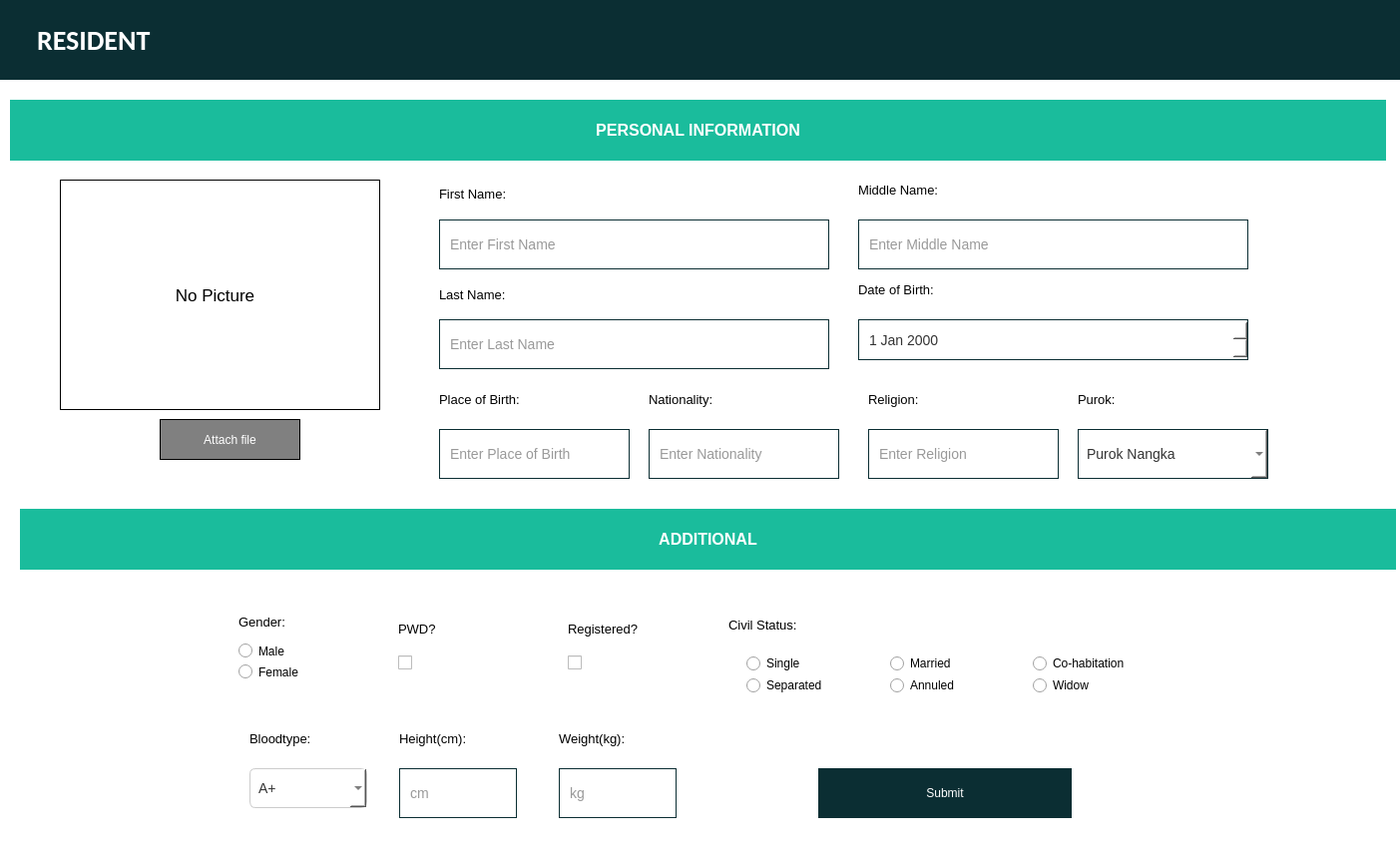
<?xml version="1.0" encoding="UTF-8"?>
<ui version="4.0">
 <class>ProfilingWidget</class>
 <widget class="QWidget" name="ProfilingWidget">
  <property name="geometry">
   <rect>
    <x>0</x>
    <y>0</y>
    <width>1403</width>
    <height>860</height>
   </rect>
  </property>
  <property name="windowTitle">
   <string>Form</string>
  </property>
  <property name="styleSheet">
   <string notr="true">border: none;</string>
  </property>
  <layout class="QVBoxLayout" name="verticalLayout">
   <property name="spacing">
    <number>0</number>
   </property>
   <property name="leftMargin">
    <number>0</number>
   </property>
   <property name="topMargin">
    <number>0</number>
   </property>
   <property name="rightMargin">
    <number>0</number>
   </property>
   <property name="bottomMargin">
    <number>0</number>
   </property>
   <item>
    <widget class="QFrame" name="frame">
     <property name="maximumSize">
      <size>
       <width>16777215</width>
       <height>80</height>
      </size>
     </property>
     <property name="font">
      <font>
       <pointsize>12</pointsize>
      </font>
     </property>
     <property name="styleSheet">
      <string notr="true">background-color: #0B2E33;

</string>
     </property>
     <property name="frameShape">
      <enum>QFrame::StyledPanel</enum>
     </property>
     <property name="frameShadow">
      <enum>QFrame::Raised</enum>
     </property>
     <layout class="QVBoxLayout" name="verticalLayout_2">
      <property name="leftMargin">
       <number>37</number>
      </property>
      <item>
       <widget class="QLabel" name="label">
        <property name="font">
         <font>
          <family>Calibri</family>
          <pointsize>21</pointsize>
          <weight>75</weight>
          <bold>true</bold>
         </font>
        </property>
        <property name="styleSheet">
         <string notr="true">color: white;</string>
        </property>
        <property name="text">
         <string>RESIDENT</string>
        </property>
       </widget>
      </item>
     </layout>
    </widget>
   </item>
   <item>
    <widget class="QFrame" name="frame_2">
     <property name="font">
      <font>
       <pointsize>14</pointsize>
      </font>
     </property>
     <property name="styleSheet">
      <string notr="true">QFrame {

background-color: white;

}</string>
     </property>
     <property name="frameShape">
      <enum>QFrame::StyledPanel</enum>
     </property>
     <property name="frameShadow">
      <enum>QFrame::Raised</enum>
     </property>
     <widget class="QFrame" name="frame_6">
      <property name="geometry">
       <rect>
        <x>10</x>
        <y>20</y>
        <width>1379</width>
        <height>61</height>
       </rect>
      </property>
      <property name="minimumSize">
       <size>
        <width>0</width>
        <height>61</height>
       </size>
      </property>
      <property name="maximumSize">
       <size>
        <width>16777215</width>
        <height>80</height>
       </size>
      </property>
      <property name="styleSheet">
       <string notr="true">background-color: #1ABC9C	;</string>
      </property>
      <property name="frameShape">
       <enum>QFrame::StyledPanel</enum>
      </property>
      <property name="frameShadow">
       <enum>QFrame::Raised</enum>
      </property>
      <layout class="QVBoxLayout" name="verticalLayout_4">
       <item>
        <widget class="QLabel" name="label_7">
         <property name="font">
          <font>
           <pointsize>12</pointsize>
           <weight>75</weight>
           <bold>true</bold>
          </font>
         </property>
         <property name="styleSheet">
          <string notr="true">border:none; color: white;</string>
         </property>
         <property name="text">
          <string>PERSONAL INFORMATION</string>
         </property>
         <property name="alignment">
          <set>Qt::AlignCenter</set>
         </property>
        </widget>
       </item>
      </layout>
     </widget>
     <widget class="QPushButton" name="pic_button">
      <property name="geometry">
       <rect>
        <x>160</x>
        <y>340</y>
        <width>141</width>
        <height>41</height>
       </rect>
      </property>
      <property name="maximumSize">
       <size>
        <width>16777215</width>
        <height>50</height>
       </size>
      </property>
      <property name="styleSheet">
       <string notr="true">background-color: gray;
color: white;
border: 1px solid black;
</string>
      </property>
      <property name="text">
       <string>Attach file</string>
      </property>
     </widget>
     <widget class="QFrame" name="frame_3">
      <property name="geometry">
       <rect>
        <x>60</x>
        <y>100</y>
        <width>321</width>
        <height>231</height>
       </rect>
      </property>
      <property name="styleSheet">
       <string notr="true">border: 1px solid black;</string>
      </property>
      <property name="frameShape">
       <enum>QFrame::StyledPanel</enum>
      </property>
      <property name="frameShadow">
       <enum>QFrame::Raised</enum>
      </property>
      <widget class="QLabel" name="pic_label">
       <property name="geometry">
        <rect>
         <x>10</x>
         <y>10</y>
         <width>291</width>
         <height>211</height>
        </rect>
       </property>
       <property name="font">
        <font>
         <pointsize>13</pointsize>
        </font>
       </property>
       <property name="styleSheet">
        <string notr="true">border: 1px solid white;</string>
       </property>
       <property name="text">
        <string>No Picture</string>
       </property>
       <property name="alignment">
        <set>Qt::AlignCenter</set>
       </property>
      </widget>
     </widget>
     <widget class="QLineEdit" name="line_lastname">
      <property name="geometry">
       <rect>
        <x>440</x>
        <y>240</y>
        <width>391</width>
        <height>50</height>
       </rect>
      </property>
      <property name="minimumSize">
       <size>
        <width>0</width>
        <height>50</height>
       </size>
      </property>
      <property name="styleSheet">
       <string notr="true">/* Base QLineEdit styling */
QLineEdit {
    background-color: #fff;            /* white background */
    border: 1px solid #0B2E33;            /* light gray border *             /* rounded corners */
    padding: 6px 8px;                  /* vertical/horizontal padding */
    font-size: 14px;                   /* sensible text size */
    color: #333;                       /* dark text */
}

/* Hover state: slightly darker border */
QLineEdit:hover {
    border: 1px solid #82D37B;         /* green accent on hover */
}

/* Focus state: green glow and stronger border */
QLineEdit:focus {
    border: 1px solid #82D37B;         /* green accent */
    outline: none;                     /* remove default focus ring */
    /* outer glow approximation */
    qproperty-frame: false;
}

/* Disabled state: muted look */
QLineEdit:disabled {
    background-color: #f5f5f5;
    border: 1px solid #e0e0e0;
    color: #999;
}

/* Placeholder text styling */
QLineEdit::placeholder {
    color: #999;
    font-style: italic;
}
</string>
      </property>
      <property name="placeholderText">
       <string>Enter Last Name</string>
      </property>
     </widget>
     <widget class="QLabel" name="label_2">
      <property name="geometry">
       <rect>
        <x>440</x>
        <y>90</y>
        <width>158</width>
        <height>49</height>
       </rect>
      </property>
      <property name="font">
       <font>
        <pointsize>10</pointsize>
       </font>
      </property>
      <property name="text">
       <string>First Name:</string>
      </property>
     </widget>
     <widget class="QLineEdit" name="line_firstname">
      <property name="geometry">
       <rect>
        <x>440</x>
        <y>140</y>
        <width>391</width>
        <height>50</height>
       </rect>
      </property>
      <property name="minimumSize">
       <size>
        <width>0</width>
        <height>50</height>
       </size>
      </property>
      <property name="maximumSize">
       <size>
        <width>16777215</width>
        <height>50</height>
       </size>
      </property>
      <property name="styleSheet">
       <string notr="true">/* Base QLineEdit styling */
QLineEdit {
    background-color: #fff;            /* white background */
    border: 1px solid #0B2E33;            /* light gray border *             /* rounded corners */
    padding: 6px 8px;                  /* vertical/horizontal padding */
    font-size: 14px;                   /* sensible text size */
    color: #333;                       /* dark text */
}

/* Hover state: slightly darker border */
QLineEdit:hover {
    border: 1px solid #82D37B;         /* green accent on hover */
}

/* Focus state: green glow and stronger border */
QLineEdit:focus {
    border: 1px solid #82D37B;         /* green accent */
    outline: none;                     /* remove default focus ring */
    /* outer glow approximation */
    qproperty-frame: false;
}

/* Disabled state: muted look */
QLineEdit:disabled {
    background-color: #f5f5f5;
    border: 1px solid #e0e0e0;
    color: #999;
}

/* Placeholder text styling */
QLineEdit::placeholder {
    color: #999;
    font-style: italic;
}
</string>
      </property>
      <property name="placeholderText">
       <string>Enter First Name</string>
      </property>
     </widget>
     <widget class="QLabel" name="label_5">
      <property name="geometry">
       <rect>
        <x>440</x>
        <y>200</y>
        <width>131</width>
        <height>31</height>
       </rect>
      </property>
      <property name="font">
       <font>
        <pointsize>10</pointsize>
       </font>
      </property>
      <property name="text">
       <string>Last Name:</string>
      </property>
     </widget>
     <widget class="QDateEdit" name="date_dob">
      <property name="geometry">
       <rect>
        <x>860</x>
        <y>240</y>
        <width>391</width>
        <height>41</height>
       </rect>
      </property>
      <property name="maximumSize">
       <size>
        <width>16777215</width>
        <height>300</height>
       </size>
      </property>
      <property name="styleSheet">
       <string notr="true">
    background-color: #fff;            /* white background */
    border: 1px solid #0B2E33;            /* light gray border */                /* rounded corners */
    padding: 6px 8px;                  /* vertical/horizontal padding */
    font-size: 14px;                   /* sensible text size */
    color: #333;                       /* dark text */

</string>
      </property>
     </widget>
     <widget class="QLabel" name="label_9">
      <property name="geometry">
       <rect>
        <x>860</x>
        <y>100</y>
        <width>102</width>
        <height>21</height>
       </rect>
      </property>
      <property name="font">
       <font>
        <pointsize>10</pointsize>
       </font>
      </property>
      <property name="text">
       <string>Middle Name:</string>
      </property>
     </widget>
     <widget class="QLabel" name="label_8">
      <property name="geometry">
       <rect>
        <x>860</x>
        <y>200</y>
        <width>101</width>
        <height>21</height>
       </rect>
      </property>
      <property name="font">
       <font>
        <pointsize>10</pointsize>
       </font>
      </property>
      <property name="text">
       <string>Date of Birth:</string>
      </property>
     </widget>
     <widget class="QLineEdit" name="line_middlename">
      <property name="geometry">
       <rect>
        <x>860</x>
        <y>140</y>
        <width>391</width>
        <height>50</height>
       </rect>
      </property>
      <property name="minimumSize">
       <size>
        <width>0</width>
        <height>50</height>
       </size>
      </property>
      <property name="styleSheet">
       <string notr="true">/* Base QLineEdit styling */
QLineEdit {
    background-color: #fff;            /* white background */
    border: 1px solid #0B2E33;            /* light gray border *             /* rounded corners */
    padding: 6px 8px;                  /* vertical/horizontal padding */
    font-size: 14px;                   /* sensible text size */
    color: #333;                       /* dark text */
}

/* Hover state: slightly darker border */
QLineEdit:hover {
    border: 1px solid #82D37B;         /* green accent on hover */
}

/* Focus state: green glow and stronger border */
QLineEdit:focus {
    border: 1px solid #82D37B;         /* green accent */
    outline: none;                     /* remove default focus ring */
    /* outer glow approximation */
    qproperty-frame: false;
}

/* Disabled state: muted look */
QLineEdit:disabled {
    background-color: #f5f5f5;
    border: 1px solid #e0e0e0;
    color: #999;
}

/* Placeholder text styling */
QLineEdit::placeholder {
    color: #999;
    font-style: italic;
}
</string>
      </property>
      <property name="placeholderText">
       <string>Enter Middle Name</string>
      </property>
     </widget>
     <widget class="QLabel" name="label_25">
      <property name="geometry">
       <rect>
        <x>440</x>
        <y>310</y>
        <width>158</width>
        <height>20</height>
       </rect>
      </property>
      <property name="maximumSize">
       <size>
        <width>16777215</width>
        <height>20</height>
       </size>
      </property>
      <property name="font">
       <font>
        <pointsize>10</pointsize>
       </font>
      </property>
      <property name="text">
       <string>Place of Birth:</string>
      </property>
     </widget>
     <widget class="QLineEdit" name="line_pob">
      <property name="geometry">
       <rect>
        <x>440</x>
        <y>350</y>
        <width>191</width>
        <height>50</height>
       </rect>
      </property>
      <property name="minimumSize">
       <size>
        <width>0</width>
        <height>50</height>
       </size>
      </property>
      <property name="styleSheet">
       <string notr="true">/* Base QLineEdit styling */
QLineEdit {
    background-color: #fff;            /* white background */
    border: 1px solid #0B2E33;            /* light gray border *             /* rounded corners */
    padding: 6px 8px;                  /* vertical/horizontal padding */
    font-size: 14px;                   /* sensible text size */
    color: #333;                       /* dark text */
}

/* Hover state: slightly darker border */
QLineEdit:hover {
    border: 1px solid #82D37B;         /* green accent on hover */
}

/* Focus state: green glow and stronger border */
QLineEdit:focus {
    border: 1px solid #82D37B;         /* green accent */
    outline: none;                     /* remove default focus ring */
    /* outer glow approximation */
    qproperty-frame: false;
}

/* Disabled state: muted look */
QLineEdit:disabled {
    background-color: #f5f5f5;
    border: 1px solid #e0e0e0;
    color: #999;
}

/* Placeholder text styling */
QLineEdit::placeholder {
    color: #999;
    font-style: italic;
}
</string>
      </property>
      <property name="placeholderText">
       <string>Enter Place of Birth</string>
      </property>
     </widget>
     <widget class="QLineEdit" name="line_nationality">
      <property name="geometry">
       <rect>
        <x>650</x>
        <y>350</y>
        <width>191</width>
        <height>50</height>
       </rect>
      </property>
      <property name="minimumSize">
       <size>
        <width>0</width>
        <height>50</height>
       </size>
      </property>
      <property name="styleSheet">
       <string notr="true">/* Base QLineEdit styling */
QLineEdit {
    background-color: #fff;            /* white background */
    border: 1px solid #0B2E33;            /* light gray border *             /* rounded corners */
    padding: 6px 8px;                  /* vertical/horizontal padding */
    font-size: 14px;                   /* sensible text size */
    color: #333;                       /* dark text */
}

/* Hover state: slightly darker border */
QLineEdit:hover {
    border: 1px solid #82D37B;         /* green accent on hover */
}

/* Focus state: green glow and stronger border */
QLineEdit:focus {
    border: 1px solid #82D37B;         /* green accent */
    outline: none;                     /* remove default focus ring */
    /* outer glow approximation */
    qproperty-frame: false;
}

/* Disabled state: muted look */
QLineEdit:disabled {
    background-color: #f5f5f5;
    border: 1px solid #e0e0e0;
    color: #999;
}

/* Placeholder text styling */
QLineEdit::placeholder {
    color: #999;
    font-style: italic;
}
</string>
      </property>
      <property name="placeholderText">
       <string>Enter Nationality</string>
      </property>
     </widget>
     <widget class="QLabel" name="label_26">
      <property name="geometry">
       <rect>
        <x>650</x>
        <y>310</y>
        <width>158</width>
        <height>20</height>
       </rect>
      </property>
      <property name="maximumSize">
       <size>
        <width>16777215</width>
        <height>20</height>
       </size>
      </property>
      <property name="font">
       <font>
        <pointsize>10</pointsize>
       </font>
      </property>
      <property name="text">
       <string>Nationality:</string>
      </property>
     </widget>
     <widget class="QLabel" name="label_27">
      <property name="geometry">
       <rect>
        <x>870</x>
        <y>310</y>
        <width>135</width>
        <height>20</height>
       </rect>
      </property>
      <property name="maximumSize">
       <size>
        <width>16777215</width>
        <height>20</height>
       </size>
      </property>
      <property name="font">
       <font>
        <pointsize>10</pointsize>
       </font>
      </property>
      <property name="text">
       <string>Religion:</string>
      </property>
     </widget>
     <widget class="QLabel" name="label_30">
      <property name="geometry">
       <rect>
        <x>1080</x>
        <y>310</y>
        <width>134</width>
        <height>20</height>
       </rect>
      </property>
      <property name="maximumSize">
       <size>
        <width>16777215</width>
        <height>20</height>
       </size>
      </property>
      <property name="font">
       <font>
        <pointsize>10</pointsize>
       </font>
      </property>
      <property name="text">
       <string>Purok:</string>
      </property>
     </widget>
     <widget class="QComboBox" name="combo_purok">
      <property name="geometry">
       <rect>
        <x>1080</x>
        <y>350</y>
        <width>191</width>
        <height>50</height>
       </rect>
      </property>
      <property name="maximumSize">
       <size>
        <width>16777215</width>
        <height>60</height>
       </size>
      </property>
      <property name="styleSheet">
       <string notr="true">/* Base QLineEdit styling */

    background-color: #fff;            /* white background */
    border: 1px solid #0B2E33;            /* light gray border *                /* rounded corners */
    padding: 6px 8px;                  /* vertical/horizontal padding */
    font-size: 14px;                   /* sensible text size */
    color: #333;                       /* dark text */
</string>
      </property>
      <property name="Items" stdset="0">
       <string/>
      </property>
      <item>
       <property name="text">
        <string>Purok Nangka</string>
       </property>
      </item>
      <item>
       <property name="text">
        <string>Purok Lubi</string>
       </property>
      </item>
      <item>
       <property name="text">
        <string>Purok Kaymito</string>
       </property>
      </item>
     </widget>
     <widget class="QLineEdit" name="line_religion">
      <property name="geometry">
       <rect>
        <x>870</x>
        <y>350</y>
        <width>191</width>
        <height>50</height>
       </rect>
      </property>
      <property name="minimumSize">
       <size>
        <width>0</width>
        <height>50</height>
       </size>
      </property>
      <property name="styleSheet">
       <string notr="true">/* Base QLineEdit styling */
QLineEdit {
    background-color: #fff;            /* white background */
    border: 1px solid #0B2E33;            /* light gray border *             /* rounded corners */
    padding: 6px 8px;                  /* vertical/horizontal padding */
    font-size: 14px;                   /* sensible text size */
    color: #333;                       /* dark text */
}

/* Hover state: slightly darker border */
QLineEdit:hover {
    border: 1px solid #82D37B;         /* green accent on hover */
}

/* Focus state: green glow and stronger border */
QLineEdit:focus {
    border: 1px solid #82D37B;         /* green accent */
    outline: none;                     /* remove default focus ring */
    /* outer glow approximation */
    qproperty-frame: false;
}

/* Disabled state: muted look */
QLineEdit:disabled {
    background-color: #f5f5f5;
    border: 1px solid #e0e0e0;
    color: #999;
}

/* Placeholder text styling */
QLineEdit::placeholder {
    color: #999;
    font-style: italic;
}
</string>
      </property>
      <property name="placeholderText">
       <string>Enter Religion</string>
      </property>
     </widget>
     <widget class="QFrame" name="frame_7">
      <property name="geometry">
       <rect>
        <x>20</x>
        <y>430</y>
        <width>1379</width>
        <height>61</height>
       </rect>
      </property>
      <property name="minimumSize">
       <size>
        <width>0</width>
        <height>61</height>
       </size>
      </property>
      <property name="maximumSize">
       <size>
        <width>16777215</width>
        <height>80</height>
       </size>
      </property>
      <property name="styleSheet">
       <string notr="true">background-color: #1ABC9C	;</string>
      </property>
      <property name="frameShape">
       <enum>QFrame::StyledPanel</enum>
      </property>
      <property name="frameShadow">
       <enum>QFrame::Raised</enum>
      </property>
      <layout class="QVBoxLayout" name="verticalLayout_5">
       <item>
        <widget class="QLabel" name="label_10">
         <property name="font">
          <font>
           <pointsize>12</pointsize>
           <weight>75</weight>
           <bold>true</bold>
          </font>
         </property>
         <property name="styleSheet">
          <string notr="true">border:none; color: white;</string>
         </property>
         <property name="text">
          <string>ADDITIONAL</string>
         </property>
         <property name="alignment">
          <set>Qt::AlignCenter</set>
         </property>
        </widget>
       </item>
      </layout>
     </widget>
     <widget class="QFrame" name="frame_22">
      <property name="geometry">
       <rect>
        <x>560</x>
        <y>520</y>
        <width>121</width>
        <height>91</height>
       </rect>
      </property>
      <property name="styleSheet">
       <string notr="true">border: none;</string>
      </property>
      <property name="frameShape">
       <enum>QFrame::StyledPanel</enum>
      </property>
      <property name="frameShadow">
       <enum>QFrame::Raised</enum>
      </property>
      <layout class="QVBoxLayout" name="verticalLayout_24">
       <item>
        <widget class="QLabel" name="label_23">
         <property name="maximumSize">
          <size>
           <width>16777215</width>
           <height>20</height>
          </size>
         </property>
         <property name="font">
          <font>
           <pointsize>10</pointsize>
          </font>
         </property>
         <property name="text">
          <string>Registered?</string>
         </property>
        </widget>
       </item>
       <item>
        <widget class="QCheckBox" name="check_registered">
         <property name="text">
          <string/>
         </property>
        </widget>
       </item>
      </layout>
     </widget>
     <widget class="QFrame" name="frame_20">
      <property name="geometry">
       <rect>
        <x>230</x>
        <y>519</y>
        <width>141</width>
        <height>91</height>
       </rect>
      </property>
      <property name="styleSheet">
       <string notr="true">border: none;</string>
      </property>
      <property name="frameShape">
       <enum>QFrame::StyledPanel</enum>
      </property>
      <property name="frameShadow">
       <enum>QFrame::Raised</enum>
      </property>
      <layout class="QVBoxLayout" name="verticalLayout_22">
       <item>
        <widget class="QLabel" name="label_21">
         <property name="font">
          <font>
           <pointsize>10</pointsize>
          </font>
         </property>
         <property name="text">
          <string>Gender:</string>
         </property>
        </widget>
       </item>
       <item>
        <widget class="QRadioButton" name="radioButton_2">
         <property name="text">
          <string>Male</string>
         </property>
        </widget>
       </item>
       <item>
        <widget class="QRadioButton" name="radioButton">
         <property name="text">
          <string>Female</string>
         </property>
        </widget>
       </item>
      </layout>
     </widget>
     <widget class="QFrame" name="frame_19">
      <property name="geometry">
       <rect>
        <x>390</x>
        <y>520</y>
        <width>121</width>
        <height>91</height>
       </rect>
      </property>
      <property name="styleSheet">
       <string notr="true">border: none;</string>
      </property>
      <property name="frameShape">
       <enum>QFrame::StyledPanel</enum>
      </property>
      <property name="frameShadow">
       <enum>QFrame::Raised</enum>
      </property>
      <layout class="QVBoxLayout" name="verticalLayout_12">
       <item>
        <widget class="QLabel" name="label_32">
         <property name="maximumSize">
          <size>
           <width>16777215</width>
           <height>20</height>
          </size>
         </property>
         <property name="font">
          <font>
           <pointsize>10</pointsize>
          </font>
         </property>
         <property name="text">
          <string>PWD?</string>
         </property>
        </widget>
       </item>
       <item>
        <widget class="QCheckBox" name="check_pwd">
         <property name="text">
          <string/>
         </property>
        </widget>
       </item>
      </layout>
     </widget>
     <widget class="QLineEdit" name="line_weight">
      <property name="geometry">
       <rect>
        <x>560</x>
        <y>690</y>
        <width>118</width>
        <height>50</height>
       </rect>
      </property>
      <property name="minimumSize">
       <size>
        <width>0</width>
        <height>50</height>
       </size>
      </property>
      <property name="styleSheet">
       <string notr="true">/* Base QLineEdit styling */
QLineEdit {
    background-color: #fff;            /* white background */
    border: 1px solid #0B2E33;            /* light gray border *             /* rounded corners */
    padding: 6px 8px;                  /* vertical/horizontal padding */
    font-size: 14px;                   /* sensible text size */
    color: #333;                       /* dark text */
}

/* Hover state: slightly darker border */
QLineEdit:hover {
    border: 1px solid #82D37B;         /* green accent on hover */
}

/* Focus state: green glow and stronger border */
QLineEdit:focus {
    border: 1px solid #82D37B;         /* green accent */
    outline: none;                     /* remove default focus ring */
    /* outer glow approximation */
    qproperty-frame: false;
}

/* Disabled state: muted look */
QLineEdit:disabled {
    background-color: #f5f5f5;
    border: 1px solid #e0e0e0;
    color: #999;
}

/* Placeholder text styling */
QLineEdit::placeholder {
    color: #999;
    font-style: italic;
}
</string>
      </property>
      <property name="text">
       <string/>
      </property>
      <property name="placeholderText">
       <string>kg</string>
      </property>
     </widget>
     <widget class="QLabel" name="label_19">
      <property name="geometry">
       <rect>
        <x>560</x>
        <y>650</y>
        <width>118</width>
        <height>21</height>
       </rect>
      </property>
      <property name="font">
       <font>
        <pointsize>10</pointsize>
       </font>
      </property>
      <property name="text">
       <string>Weight(kg):</string>
      </property>
     </widget>
     <widget class="QLineEdit" name="line_height">
      <property name="geometry">
       <rect>
        <x>400</x>
        <y>690</y>
        <width>118</width>
        <height>50</height>
       </rect>
      </property>
      <property name="minimumSize">
       <size>
        <width>0</width>
        <height>50</height>
       </size>
      </property>
      <property name="styleSheet">
       <string notr="true">/* Base QLineEdit styling */
QLineEdit {
    background-color: #fff;            /* white background */
    border: 1px solid #0B2E33;            /* light gray border *             /* rounded corners */
    padding: 6px 8px;                  /* vertical/horizontal padding */
    font-size: 14px;                   /* sensible text size */
    color: #333;                       /* dark text */
}

/* Hover state: slightly darker border */
QLineEdit:hover {
    border: 1px solid #82D37B;         /* green accent on hover */
}

/* Focus state: green glow and stronger border */
QLineEdit:focus {
    border: 1px solid #82D37B;         /* green accent */
    outline: none;                     /* remove default focus ring */
    /* outer glow approximation */
    qproperty-frame: false;
}

/* Disabled state: muted look */
QLineEdit:disabled {
    background-color: #f5f5f5;
    border: 1px solid #e0e0e0;
    color: #999;
}

/* Placeholder text styling */
QLineEdit::placeholder {
    color: #999;
    font-style: italic;
}
</string>
      </property>
      <property name="text">
       <string/>
      </property>
      <property name="placeholderText">
       <string>cm</string>
      </property>
     </widget>
     <widget class="QLabel" name="label_24">
      <property name="geometry">
       <rect>
        <x>250</x>
        <y>650</y>
        <width>118</width>
        <height>20</height>
       </rect>
      </property>
      <property name="maximumSize">
       <size>
        <width>16777215</width>
        <height>20</height>
       </size>
      </property>
      <property name="font">
       <font>
        <pointsize>10</pointsize>
       </font>
      </property>
      <property name="text">
       <string>Bloodtype:</string>
      </property>
     </widget>
     <widget class="QComboBox" name="combo_bloodtype">
      <property name="geometry">
       <rect>
        <x>250</x>
        <y>690</y>
        <width>118</width>
        <height>40</height>
       </rect>
      </property>
      <property name="maximumSize">
       <size>
        <width>16777215</width>
        <height>40</height>
       </size>
      </property>
      <property name="styleSheet">
       <string notr="true">/* Base QLineEdit styling */

    background-color: #fff;            /* white background */
    border: 1px solid #ccc;            /* light gray border */
    border-radius: 6px;                /* rounded corners */
    padding: 6px 8px;                  /* vertical/horizontal padding */
    font-size: 14px;                   /* sensible text size */
    color: #333;                       /* dark text */


</string>
      </property>
      <item>
       <property name="text">
        <string>A+</string>
       </property>
      </item>
      <item>
       <property name="text">
        <string>A-</string>
       </property>
      </item>
      <item>
       <property name="text">
        <string>B+</string>
       </property>
      </item>
      <item>
       <property name="text">
        <string>B-</string>
       </property>
      </item>
      <item>
       <property name="text">
        <string>AB+</string>
       </property>
      </item>
      <item>
       <property name="text">
        <string>AB-</string>
       </property>
      </item>
      <item>
       <property name="text">
        <string>O+</string>
       </property>
      </item>
      <item>
       <property name="text">
        <string>O-</string>
       </property>
      </item>
     </widget>
     <widget class="QLabel" name="label_31">
      <property name="geometry">
       <rect>
        <x>400</x>
        <y>650</y>
        <width>118</width>
        <height>21</height>
       </rect>
      </property>
      <property name="font">
       <font>
        <pointsize>10</pointsize>
       </font>
      </property>
      <property name="text">
       <string>Height(cm):</string>
      </property>
     </widget>
     <widget class="QFrame" name="frame_24">
      <property name="geometry">
       <rect>
        <x>730</x>
        <y>559</y>
        <width>443</width>
        <height>74</height>
       </rect>
      </property>
      <property name="styleSheet">
       <string notr="true">border: none;</string>
      </property>
      <property name="frameShape">
       <enum>QFrame::StyledPanel</enum>
      </property>
      <property name="frameShadow">
       <enum>QFrame::Raised</enum>
      </property>
      <layout class="QHBoxLayout" name="horizontalLayout_5">
       <item>
        <widget class="QFrame" name="frame_25">
         <property name="styleSheet">
          <string notr="true">border: none;</string>
         </property>
         <property name="frameShape">
          <enum>QFrame::StyledPanel</enum>
         </property>
         <property name="frameShadow">
          <enum>QFrame::Raised</enum>
         </property>
         <widget class="QRadioButton" name="radioButton_3">
          <property name="geometry">
           <rect>
            <x>9</x>
            <y>9</y>
            <width>58</width>
            <height>16</height>
           </rect>
          </property>
          <property name="text">
           <string>Single</string>
          </property>
         </widget>
         <widget class="QRadioButton" name="radioButton_4">
          <property name="geometry">
           <rect>
            <x>9</x>
            <y>31</y>
            <width>82</width>
            <height>16</height>
           </rect>
          </property>
          <property name="text">
           <string>Separated</string>
          </property>
         </widget>
        </widget>
       </item>
       <item>
        <widget class="QFrame" name="frame_26">
         <property name="styleSheet">
          <string notr="true">border: none;</string>
         </property>
         <property name="frameShape">
          <enum>QFrame::StyledPanel</enum>
         </property>
         <property name="frameShadow">
          <enum>QFrame::Raised</enum>
         </property>
         <widget class="QRadioButton" name="radioButton_5">
          <property name="geometry">
           <rect>
            <x>9</x>
            <y>9</y>
            <width>67</width>
            <height>16</height>
           </rect>
          </property>
          <property name="text">
           <string>Married</string>
          </property>
         </widget>
         <widget class="QRadioButton" name="radioButton_6">
          <property name="geometry">
           <rect>
            <x>9</x>
            <y>31</y>
            <width>69</width>
            <height>16</height>
           </rect>
          </property>
          <property name="text">
           <string>Annuled</string>
          </property>
         </widget>
        </widget>
       </item>
       <item>
        <widget class="QFrame" name="frame_27">
         <property name="styleSheet">
          <string notr="true">border: none;</string>
         </property>
         <property name="frameShape">
          <enum>QFrame::StyledPanel</enum>
         </property>
         <property name="frameShadow">
          <enum>QFrame::Raised</enum>
         </property>
         <widget class="QRadioButton" name="radioButton_7">
          <property name="geometry">
           <rect>
            <x>9</x>
            <y>9</y>
            <width>99</width>
            <height>16</height>
           </rect>
          </property>
          <property name="text">
           <string>Co-habitation</string>
          </property>
         </widget>
         <widget class="QRadioButton" name="radioButton_8">
          <property name="geometry">
           <rect>
            <x>9</x>
            <y>31</y>
            <width>62</width>
            <height>16</height>
           </rect>
          </property>
          <property name="text">
           <string>Widow</string>
          </property>
         </widget>
        </widget>
       </item>
      </layout>
     </widget>
     <widget class="QLabel" name="label_20">
      <property name="geometry">
       <rect>
        <x>730</x>
        <y>530</y>
        <width>443</width>
        <height>33</height>
       </rect>
      </property>
      <property name="font">
       <font>
        <pointsize>10</pointsize>
       </font>
      </property>
      <property name="text">
       <string>Civil Status:</string>
      </property>
     </widget>
     <widget class="QPushButton" name="submitbutton">
      <property name="geometry">
       <rect>
        <x>820</x>
        <y>690</y>
        <width>254</width>
        <height>50</height>
       </rect>
      </property>
      <property name="maximumSize">
       <size>
        <width>16777215</width>
        <height>50</height>
       </size>
      </property>
      <property name="styleSheet">
       <string notr="true">background-color: #0B2E33;
color: white;</string>
      </property>
      <property name="text">
       <string>Submit</string>
      </property>
     </widget>
    </widget>
   </item>
  </layout>
 </widget>
 <resources>
  <include location="Cabs.qrc"/>
 </resources>
 <connections/>
</ui>
